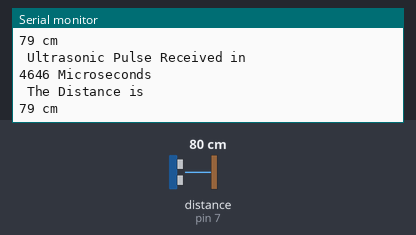
The sketch below on a simulated Arduino Uno, built with avr-gcc and run on an emulated ATmega328P. On the bench: the last lines printed to the serial monitor. Wiring (inferred from the names in the program): ultrasonic range finder: trigger pin 8; echo pin 7. The inputs (shaded band) are chosen by the test bench; at power-on: distance to the obstacle (sensor on pin 7) 80 cm. The echo pulse lasts 58.3 µs per cm.

Above: at 1.8 s.
1.9 s: distance to the obstacle (sensor on pin 7) set to 2 cm
At 2.6 s:
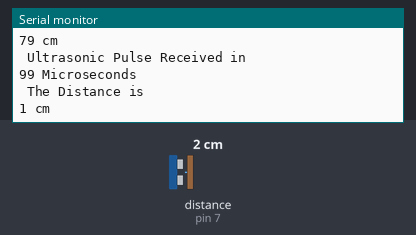
3.4 s: distance to the obstacle (sensor on pin 7) set to 4 cm
At 4.8 s:
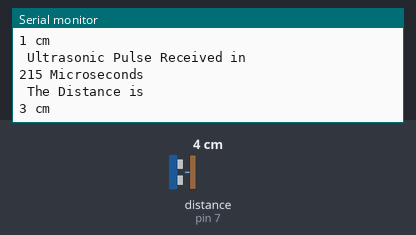
Timing chart, 0 to 6.4 s (numbered marks = the images above; inputs shaded):
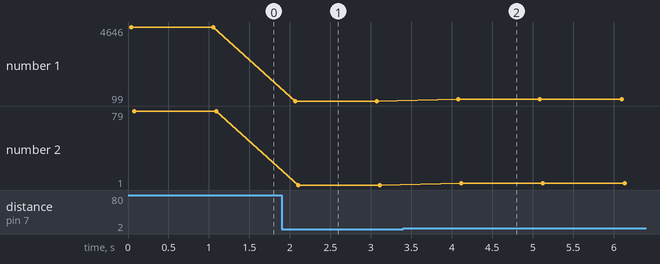

Measured:
- after the input at 1.9 s, the serial monitor: prints a new line after 0.16 s (image 1)
- after the input at 3.4 s, the serial monitor: prints a new line after 0.68 s (image 2)
- plotted number 1: 4646 → 99 after the input at 1.9 s, 99 → 215 after the input at 3.4 s
- plotted number 2: 79 → 1 after the input at 1.9 s, 1 → 3 after the input at 3.4 s

The sketch:

HC_SR04_Test.ino
```cpp
// Project          : HC-SR04 Test
// Version          : v1.0
// Author           : Batuhan Gayretli
// Commencement Date: 03.05.2014
// Last Update      : 04.06.2014
/*

PLUG:
VCC to Arduino 5V
GND to arduino GND
Echo to Arduino pin 7
Trig to Arduino pin 8

OPTIONAL:
Red POS to Arduino pin 11
Green POS to Arduino pin 10
560 ohm resistor to both LED NEG and GRD power rail

*/

#define USTrigger 8
#define USEcho 7

void setup() {
  Serial.begin (9600);
  pinMode(USTrigger, OUTPUT);
  pinMode(USEcho, INPUT);
}

void loop() {
  // Send
  long duration, distance;
  delayMicroseconds(2);
  digitalWrite(USTrigger, HIGH);
  delayMicroseconds(5);
  // Read
  digitalWrite(USTrigger, LOW);
  duration = pulseIn(USEcho, HIGH);
  distance = (duration/2) / 29.1;

  Serial.println(" Ultrasonic Pulse Received in");
  Serial.print(duration);
  Serial.println(" Microseconds");
  Serial.println(" The Distance is");
  Serial.print(distance);
  Serial.println(" cm");
  delay(1000); // In Miliseconds
}
```
